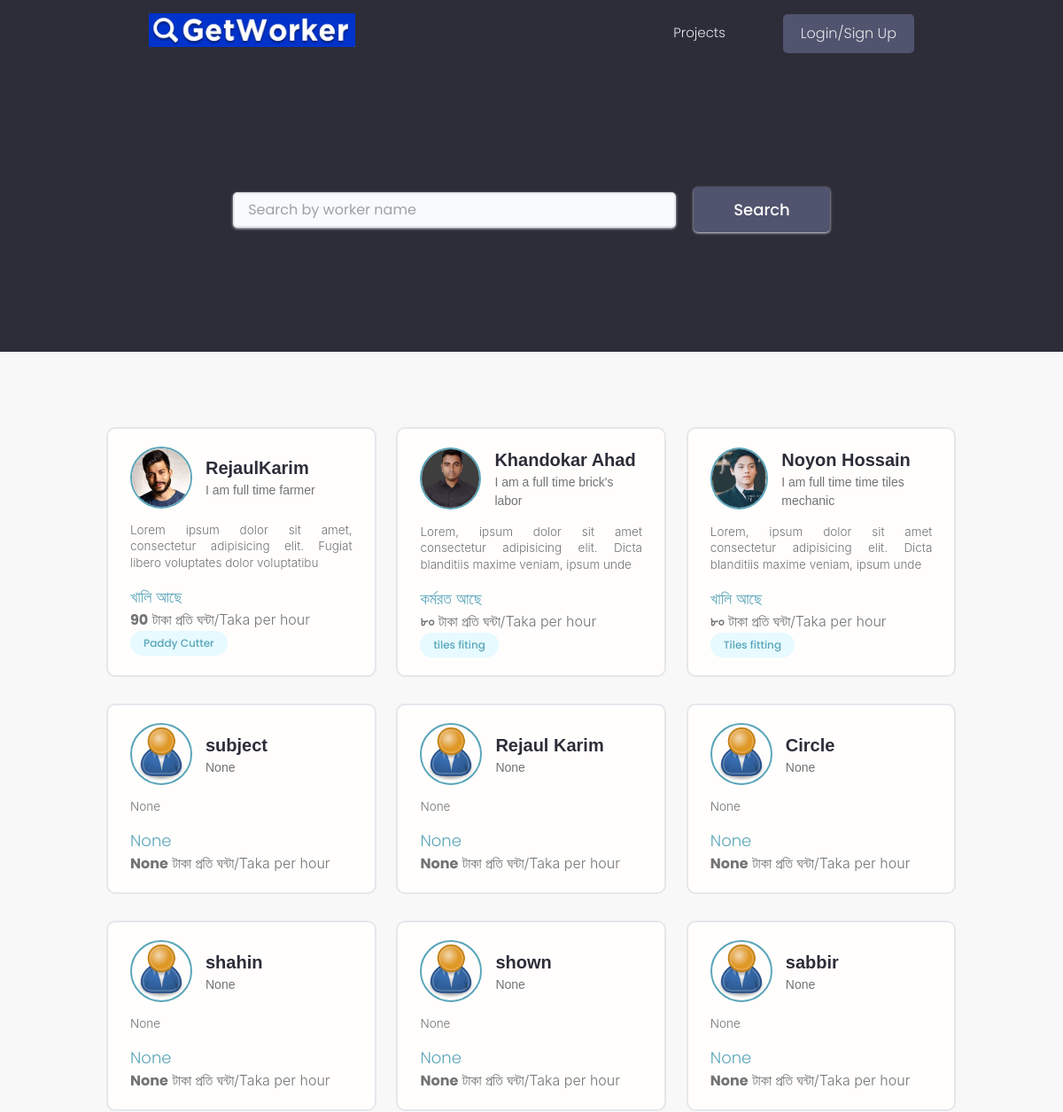
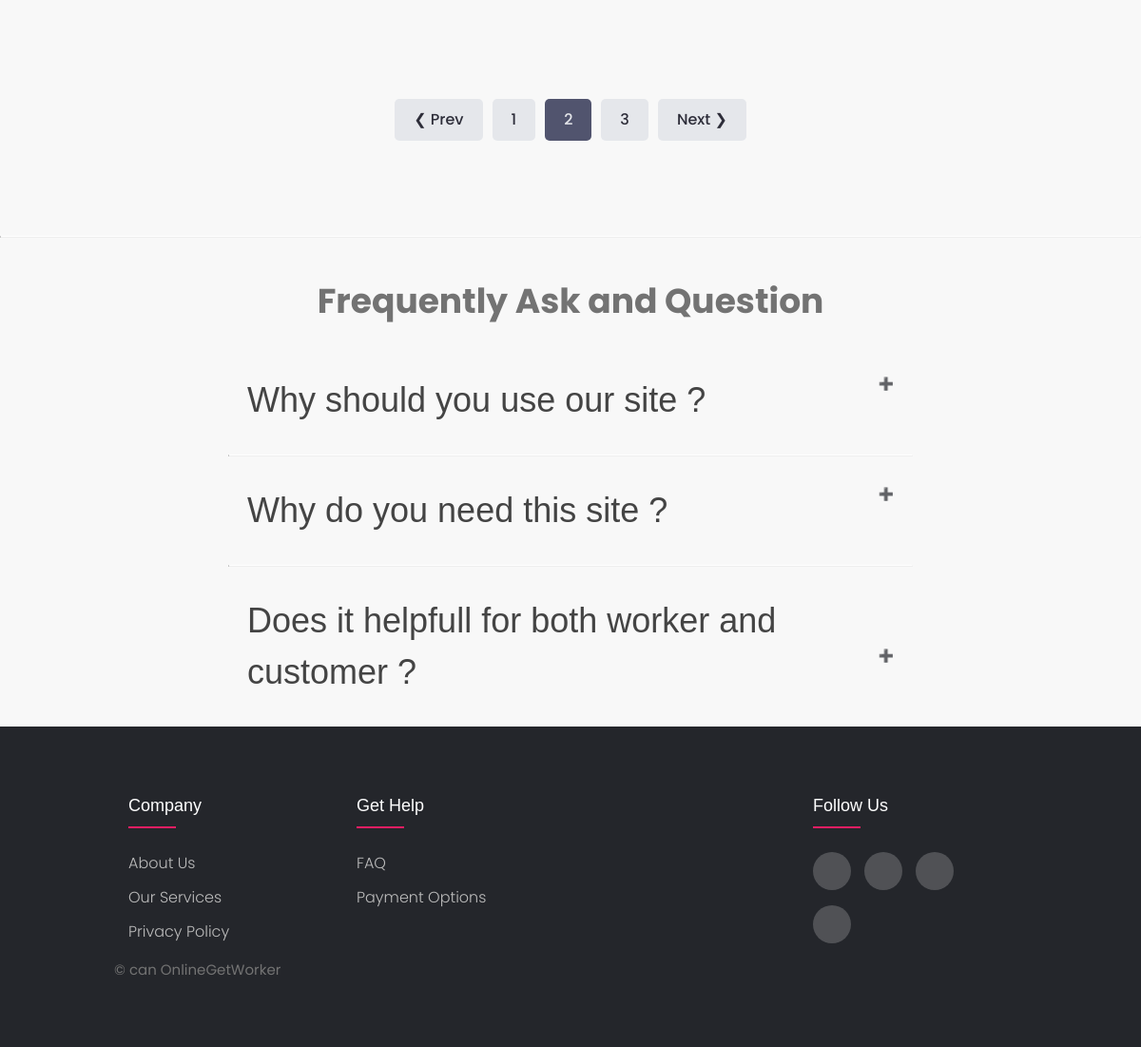
Screenshot of /?page=2 with the database file from the repository (2 pictures, top to bottom).
### users/models.py (models this page shows, shortened)
class Profile(models.Model):
    Division=(
        ('ঢাকা','ঢাকা'),
        ('রাজশাহী','রাজশাহী'),
        ('যশোর','যশোর')
    )
    District=(
        ('মানিকগঞ্জ','মানিকগঞ্জ'),
        ('টাঙ্গাইল','টাঙ্গাইল'),
        ('ফরিদপুর','ফরিদপুর'),
        ('গাজিপুর','গাজিপুর'),
        ('রাজবারি','রাজবারি'),
        ('পাবনা','পাবনা'),
        ('নাটোর','নাটোর'),
        ('চাপাইনবাবগঞ্জ','চাপাইনবাবগঞ্জ'),
        ('বগুরা','বগুরা')
    )
    Thana=(
        ('মানিকগঞ্জ সদর','মানিকগঞ্জ সদর'),
        ('হরিরামপুর','হরিরামপুর'),
        ('শিবালয়','শিবালয়'),
        ('ঘিয়র','ঘিয়র'),
        ('সিংগাইর','সিংগাইর'),
        ('পাবনা সদর উপজেলা','পাবনা সদর উপজেলা'),
        ('বগুরা','বগুরা')
    )
    Busy=(
        ('কর্মরত আছে','কর্মরত আছে'),
        ('খালি আছে','খালি আছে')
        )
    user=models.OneToOneField(User,on_delete=models.CASCADE, null=True, blank=True)
    name=models.CharField(max_length=200, blank=True,null=True)
    short_intro=models.CharField(max_length=200,blank=True,null=True)
    location=models.CharField(max_length=200,blank=True,null=True)
    email=models.EmailField(max_length=500, blank=True, null=True)
    username=models.CharField(max_length=200, blank=True,null=True)
    mobile=models.CharField(max_length=200, blank=True,null=True)
    bio=models.TextField(blank=True,null=True)
    profile_image=models.ImageField(null=True,blank=True,upload_to='profiles/', default='profiles/user-default.png')
    social_facebook=models.CharField(max_length=200, blank=True,null=True)
    youtube=models.CharField(max_length=200, blank=True,null=True)
    created=models.DateTimeField(auto_now_add=True)
    id=models.UUIDField(default=uuid.uuid4,unique=True,primary_key=True,editable=False)
    rate=models.CharField(max_length=200, blank=False,null=True)
    busy=models.CharField(max_length=50,blank=False,null=True,choices=Busy)
    division=models.CharField(max_length=200,blank=True,choices=Division)
    district=models.CharField(max_length=200,blank=True,choices=District)
    thana=models.CharField(max_length=200,blank=True,choices=Thana)

class Skill(models.Model):
    owner=models.ForeignKey(Profile, on_delete=models.CASCADE, null=True,blank=True)
    name=models.CharField(max_length=200, blank=True,null=True)
    description=models.TextField(null=True,blank=True)
    created=models.DateTimeField(auto_now_add=True)
    id=models.UUIDField(default=uuid.uuid4,unique=True,primary_key=True,editable=False)
    def __str__(self):
        return self.name

### users/views.py (the view)
# urls.py: path('',views.profiles,name='profiles'),
def profiles(request):
    profiles, search_query = searchProfiles(request)
    custom_range, profiles = paginateProfiles(request, profiles, 9)
    context={'profiles':profiles,'search_query':search_query,'custom_range':custom_range}
    return render(request,'users/profiles.html',context)

### users/utils.py (called while the page is built)
def paginateProfiles(request, profiles, results):
    page = request.GET.get('page')
    paginator = Paginator(profiles, results)
    try:
        profiles = paginator.page(page)
    except PageNotAnInteger:
        page = 1
        profiles = paginator.page(page)
    except EmptyPage:
        page = paginator.num_pages
        profiles = paginator.page(page)
    leftIndex = (int(page) - 4)
    if leftIndex < 1:
        leftIndex = 1
    rightIndex = (int(page) + 5)
    if rightIndex > paginator.num_pages:
        rightIndex = paginator.num_pages + 1
    custom_range = range(leftIndex, rightIndex)
    return custom_range, profiles

def searchProfiles(request):
    search_query = ''
    if request.GET.get('search_query'):
        search_query = request.GET.get('search_query')
    skills = Skill.objects.filter(name__icontains=search_query)
    profiles = Profile.objects.distinct().filter(
        Q(name__icontains=search_query) |
        Q(short_intro__icontains=search_query) |
        Q(skill__in=skills)
    )
    return profiles, search_query

### users/templates/users/profiles.html (shortened to what this page needs)
{% extends 'main.html' %}
{% load static %}
{% block content %}
<main class="home">
  <section class="hero-section text-center">
    <div class="container container--narrow">
      <div class="hero-section__search">
        <form id="searchForm" class="form" action="{% url 'profiles' %}" method="get">
          <div class="form__field">
              <input class="input input--text" id="formInput#search" type="text" name="search_query"
                  value="{{search_query}}" placeholder="Search by worker name" />
          </div>
          <input class="btn btn--sub btn--lg" type="submit" value="Search" />
      </form>
      </div>
    </div>
  </section>
  <section class="devlist">
    <div class="container">
      <div class="grid grid--three">
        {% for profile in profiles %}
        <div class="column card">
          <div class="dev">
            <a href="{% url 'user-profile' profile.id %}" class="card__body">
              <div class="dev__profile">
                <img class="avatar avatar--md" src="{{profile.profile_image.url}}" alt="image" />
                <div class="dev__meta">
                  <h3>{{profile.name}}</h3>
                  <h5>{{profile.short_intro|slice:"50"}}</h5>
                </div>
              </div>
              <p class="dev__info">
                {{profile.bio|slice:"100"}}
              </p>
              <h6>{{profile.busy}}</h6>
              <p><b>{{profile.rate}}</b> টাকা প্রতি ঘন্টা/Taka per hour</p>
              <div class="dev__skills">
                {% for skill in profile.skill_set.all|slice:"5" %}
                <span class="tag tag--pill tag--main">
                  <small>{{skill}}</small>
                </span>
                {% endfor %}
              </div>
            </a>
          </div>
        </div>
        {% endfor %}
      </div>
    </div>
  </section>
  {% include 'paginator.html' with queryset=profiles custom_range=custom_range %}
</main>
<hr>
<main>
  <h2 class="faq-heading">Frequently Ask and Question</h2>
  <section class="faq-container">
      <div class="faq-one">
          <h3 class="faq-page">Why should you use our site ?</h3>
      </div>
      <hr class="hr-line">
      <div class="faq-two">
          <h3 class="faq-page">Why do you need this site ?</h3>
      </div>
      <hr class="hr-line">
      <div class="faq-three">
<h3 class="faq-page">Does it helpfull for both worker and customer ?</h3>
      </div>
  </section>
</main>
{% endblock %}

### static/styles/app.css (style rules this page uses)
:root { --color-sub: #2d2d39; }
.btn--sub { background-color: var(--color-sub-light); }
.card { border: 2px solid var(--color-light); }
img { width: 100%; }
.hero-section { height: 40vh; display: flex; align-items: center; background-color: var(--color-sub); }
.hero-section__search > .form { display: flex; align-items: center; justify-content: center; gap: 2rem; }
.hero-section__search > .form input.input--text { width: 50rem; }
.devlist { margin-top: 8rem; }
.devlist .grid { align-items: stretch; }
.devlist .dev .dev__profile { display: flex; align-items: center; gap: 1.5rem; }
.devlist .dev .dev__meta h3 { color: var(--color-sub); font-size: 2rem; font-weight: 700; }
.devlist .dev .dev__meta h5 { color: var(--color-text); font-size: 1.4rem; font-weight: 500; }
.devlist .dev .dev__info { margin: 1.5rem 0; font-size: 1.35rem; line-height: 1.4; text-align: justify; }

### static/styles/faq.css (style rules this page uses)
body { font-family: 'Work Sans', sans-serif; }
.faq-heading { border-bottom: #777777; padding: 20px 60px; text-align: center; }
.faq-container { display: flex; justify-content: center; flex-direction: column; }
.hr-line { width: 60%; margin: auto; }
.faq-page { color: #444; cursor: pointer; padding: 30px 20px; width: 60%; border: none; outline: none; transition: 0.4s; margin: auto; }
.faq-page:after { content: '\02795'; font-size: 13px; color: #777; float: right; margin-left: 5px; }

### static/styles/footer.css (style rules this page uses)
body { line-height: 1.5; font-family: 'Poppins', sans-serif; }
* { margin:0; padding:0; box-sizing: border-box; }
.container { max-width: 1170px; margin:auto; }

### static/styles/payment.css (style rules this page uses)
body { background-color: #F8F8F8; }
h3, h5 { font-family: 'Fjalla One', sans-serif; font-weight: 100; }
h3 { font-size: 36px; }
h5 { font-size: 24px; }
p, label { font-family: 'Inter', sans-serif; }
hr { color:#fff; background-color: #fff; border-top:1px solid #fff; margin-bottom: 20px; }
input { box-shadow: 0 1px 3px 0 #dce0e6; height:40px; border-radius: 4px; background-color: #fff; border: 1px solid transparent; color: #44464a; width: 95%; padding: 5px; font-size: 16px; }
input::placeholder { color: #9fa1a6; }

### static/uikit/styles/modules/_variables.css (style rules this page uses)
:root { --color-main: #5aa5b9; --color-main-light: #e6faff; --color-sub: #3f4156; --color-sub-light: #51546e; --color-sub-lighter: #ededfd; --color-text: #737373; --color-gray: #8b8b8b; --color-light: #e5e7eb; --color-light-gray: #767676; --color-bg: #f8fafd; --color-white: #fffefd; --color-white-light: #f3f3f3; --color-success: #359e64; --color-success-bg: #def8e8; --color-error: #fc4b0b; --color-error-bg: #fff2ee; --font-base: 'Poppins', arial, helvetica, 'Segoe UI', roboto, ubuntu, sans-serif; --font-monospace: 'Fira Code', 'Courier New', courier, monospace; --font-regular: 300; --font-medium: 500; --font-bold: 700; --generic-shadow: 1px 1px 5px #00000010; --generic-transition: all 0.3s ease-in-out; }

### static/uikit/styles/modules/_base.css (style rules this page uses)
* { margin: 0; padding: 0; box-sizing: border-box; text-rendering: optimizeLegibility; color: inherit; font-size: inherit; }
html { font-size: 50%; }
@media only screen and (min-width: 480px) { html { font-size: 56.25%; } }
@media only screen and (min-width: 1200px) { html { font-size: 62.5%; } }
body { line-height: 1.6; font-weight: 400; font-size: 1.5rem; color: var(--color-text); background-color: var(--color-bg); min-height: 100vh; }

### static/uikit/styles/modules/_typography.css (style rules this page uses)
* { font-family: var(--font-base); }
h2 { font-size: 3.6rem; font-weight: var(--font-bold); }
h3 { font-size: 3.2rem; font-weight: var(--font-medium); }
h5 { font-size: 2.4rem; font-weight: var(--font-medium); }
h5, h6 { font-weight: var(--font-regular); }
h6 { font-size: 1.8rem; }
p, span, strong { font-size: 1.6rem; color: var(--color-text); font-weight: var(--font-regular); }
a { padding-bottom: 2px; text-decoration: none; display: inline-block; color: var(--color-main); font-weight: var(--font-medium); }

### static/uikit/styles/modules/_utilities.css (style rules this page uses)
.container { width: 92%; max-width: 165rem; margin: 0 auto; box-sizing: border-box; }
.container--narrow { width: 92%; max-width: 120rem; }
@media screen and (min-width: 1000px) { .container { width: 90%; } }
@media screen and (min-width: 1000px) { .container--narrow { width: 85%; } }
@media screen and (min-width: 1200px) { .container { width: 80%; } }
@media screen and (min-width: 1200px) { .container--narrow { width: 72%; } }
.text-center { text-align: center; }

### static/uikit/styles/modules/_avatar.css (style rules this page uses)
.avatar { border-radius: 50%; border: 2px solid var(--color-main); object-fit: cover; }
.avatar--md { height: 7rem; width: 7rem; }

### rows the page displays
Profile: profile_image (picture), name "RejaulKarim", short_intro "I am full time farmer", bio "Lorem ipsum dolor sit amet, consectetur adipisicing elit. Fugiat libero voluptates dolor voluptatibu", busy "খালি আছে", rate "90"
Skill: name "Paddy Cutter"
Profile: profile_image (picture), name "Khandokar Ahad", short_intro "I am a full time brick's labor", bio "Lorem, ipsum dolor sit amet consectetur adipisicing elit. Dicta blanditiis maxime veniam, ipsum unde", busy "কর্মরত আছে", rate "৮০"
Skill: name "tiles fiting"
Profile: profile_image (picture), name "Noyon Hossain", short_intro "I am full time time tiles mechanic", bio "Lorem, ipsum dolor sit amet consectetur adipisicing elit. Dicta blanditiis maxime veniam, ipsum unde", busy "খালি আছে", rate "৮০"
Skill: name "Tiles fitting"
Profile: profile_image (placeholder picture), name "subject", short_intro "None", bio "None", busy "None", rate "None"
Profile: profile_image (placeholder picture), name "Rejaul Karim", short_intro "None", bio "None", busy "None", rate "None"
Profile: profile_image (placeholder picture), name "Circle", short_intro "None", bio "None", busy "None", rate "None"
Profile: profile_image (placeholder picture), name "shahin", short_intro "None", bio "None", busy "None", rate "None"
Profile: profile_image (placeholder picture), name "shown", short_intro "None", bio "None", busy "None", rate "None"
Profile: profile_image (placeholder picture), name "sabbir", short_intro "None", bio "None", busy "None", rate "None"

### other values shown
{{ page }} "1" "3"
{{ page }} "2"
